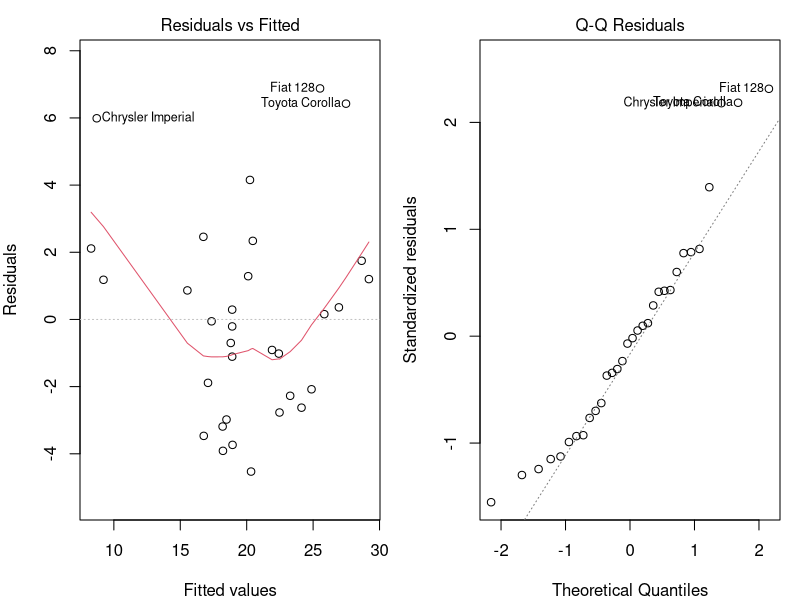
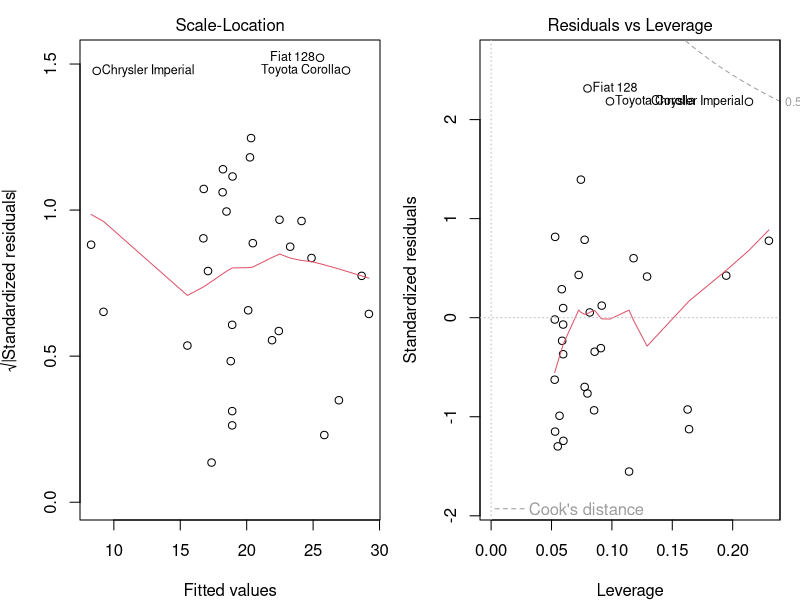
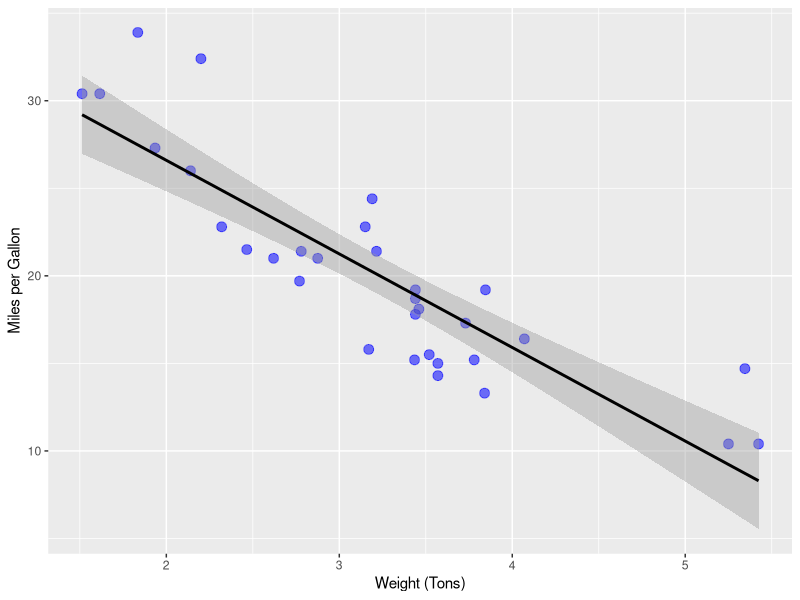

Write the R code that produced these figures, in order. (Note: this script raises an error after producing the figures.)
## ---- chunk 1
rm(list=ls());library(car);library(dplyr); data("mtcars");any(is.na(mtcars));data(mtcars)
## ---- chunk 2
data("mtcars");for(i in c(2,8:11))mtcars[,i] <- as.factor(mtcars[,i]);head(mtcars,3);#str(mtcars);summary(mtcars)
## ---- chunk 3
data("mtcars")
f2 <- lm(mpg ~ factor(am) + wt, data = mtcars);coef(summary(f2))
par(mfrow = c(1, 2), mar = c(4, 4, 2, 1))
plot(f2)
## ---- chunk 4
mvlmf <- lm(mpg ~ ., data = mtcars);coef(summary(mvlmf))
par(mfrow = c(2, 2), mar = c(4, 5, 2, 1))
coef(summary(mvlmf));vif(mvlmf)
## ---- chunk 5
par(mfrow = c(2, 2), mar = c(4, 5, 2, 1));mvlmfa <- lm(mpg ~ . -1, data = mtcars);coef(summary(mvlmfa));
## ---- chunk 6
mvlmfa <- lm(mpg ~ ., data = mtcars);coef(summary(mvlmfa));vif(mvlmfa);sqrt(vif(mvlmfa))
## ---- chunk 7
data("mtcars")
fit <- lm(mpg ~ factor(am), data = mtcars)
fm2 <- update(fit, mpg ~ cyl + disp)
fm3 <- update(fit, mpg ~ cyl + disp + hp + drat)
fm4 <- update(fit, mpg ~ cyl + disp + hp + drat + wt +  qsec)
fm5 <- update(fit, mpg ~ cyl + disp + hp + drat + wt +  qsec + vs +  am)
fm6 <- update(fit, mpg ~ cyl + disp + hp + drat + wt +  qsec + vs +  am +  gear + carb)
anova(fit, fm2, fm3, fm4, fm5, fm6)
## ---- chunk 8
data("mtcars"); library(car)
fbf1 <- lm(mpg ~ factor(am) + cyl + disp +  wt + qsec, data = mtcars)
vif(fbf1)
sqrt(vif(fbf1))
fbf2 <- lm(mpg ~ factor(am) + cyl + disp +  wt, data = mtcars)
vif(fbf2)
sqrt(vif(fbf2))
fbf3 <- lm(mpg ~ factor(am) + cyl +  wt, data = mtcars)
vif(fbf3)
sqrt(vif(fbf3))
fbf4 <- lm(mpg ~ factor(am) + disp +  wt, data = mtcars)
vif(fbf4)
sqrt(vif(fbf4))
anova(fbf1,fbf2,fbf3,fbf4)
## ---- chunk 9
data("mtcars")
fbf3 <- lm(mpg ~ factor(am) + cyl + disp + wt, data = mtcars)
library(ggplot2)
par(mfrow = c(1,1), mar = c(4,4,2,2)) # set margin
g <- ggplot(mtcars, aes(x = wt, y = mpg),)
g <- g + xlab("Weight (Tons)")
g <- g + ylab("Miles per Gallon")
g <- g + geom_point(size = 3.0, col = "blue", alpha = 0.55)
g <- g + geom_smooth(method = "lm", col = "black")
g
cor.test(mtcars$am, mtcars$cyl);cor.test(mtcars$am, mtcars$disp)
cor.test(mtcars$am, mtcars$wt);cor.test(mtcars$cyl, mtcars$disp)
cor.test(mtcars$cyl, mtcars$disp);cor.test(mtcars$cyl, mtcars$wt)
cor.test(mtcars$disp, mtcars$wt)
## ---- chunk 10
y <- mtcars$mpg
x <- mtcars$wt
n <- length(y)
fw <- lm(x ~ y, data = mtcars)
e <- resid(fw)# ;e;plot(e);sum(e)
plot(x,e,
     xlab = "Vehicle Weight in Tons",
     ylab = "Residuals (MPG)",
     bg = "lightblue",
     col = "black", cex = 2, pch = 21, frame = FALSE)
abline(h = 0, lwd = 2)
for(i in 1:n)
        lines(c(x[i], x[i]), c(e[i], 0), col = "red", lwd = 2)
## ---- chunk 11
dfbetaPlots(lm(mpg ~ factor(am) + wt, data = mtcars, family = binomial))
par(mfrow = c(1, 2), mar = c(4.0, 3.0, 3.0, 3.0))
## ---- chunk 12
fbf3 <- lm(mpg ~ am + wt, data = mtcars)
scf3 <- coef(summary(fbf3))
scf3
scf3[1,1] + c(-1, 1) * qt(.975, df = fbf3$df) * scf3[1, 2]
scf3[2,1] + c(-1, 1) * qt(.975, df = fbf3$df) * scf3[2, 2]##****
## ---- chunk 13
# fbf1 <- lm(mpg ~ factor(am) + cyl + disp + hp + drat + wt + qsec, data = mtcars)
## ---- chunk 14
pairs(mtcars[,c(1,2,6,9)], panel = panel.smooth, main = "MTCARS data set", col = 3)
## ---- chunk 15
data(mtcars)
par(mfrow = c(2,1), mar = c(4,4,2,1)) # set margin
mtcars$vs <- factor(mtcars$vs, labels = c("V-block", "S-block")); mtcars$am <- factor(mtcars$am, labels = c("Auto", "Manual")); mtcars$gear <- factor(mtcars$gear); mtcars$carb <- factor(mtcars$carb)
head(mtcars,3)
hist(mtcars$mpg[mtcars$am=="Auto"], breaks=10, xlab = "Miles-Per-gallon", ylab = "Count", main = "Automatic Transmission", col = "yellow", xlim = range(5:40))
abline(v=mean(mtcars$mpg[mtcars$am=="Auto"]), col="red", lwd = 4)
hist(mtcars$mpg[mtcars$am=="Manual"], breaks=10, xlab = "Miles-Per-gallon", ylab = "Count", main = "Manual Transmission", col="lightblue", xlim = range(5:40))
abline(v=mean(mtcars$mpg[mtcars$am=="Manual"]), col="blue", lwd = 4)
## ---- chunk 16
data("mtcars");par(mfrow = c(1,1), mar = c(4,4,2,2))
mtcars$vs <- factor(mtcars$vs, labels = c("V-block", "S-block")); mtcars$am <- factor(mtcars$am, labels = c("Auto", "Manual")); mtcars$gear <- factor(mtcars$gear); mtcars$carb <- factor(mtcars$carb)
head(mtcars,3)
boxplot(mpg ~ am, data = mtcars, col = (c("yellow","lightblue")), ylab = "Miles-Per-Gallon", xlab = "Transmission", main =  "Automatic vs Manual Transmission, Miles Per Gallon Ratings")
## ---- chunk 17
library(ggplot2)
fit <- lm(mpg ~ factor(am), data = mtcars)
par(mfrow = c(1,1), mar = c(4,4,2,2)) # set margin
g <- ggplot(mtcars, aes(x = am, y = mpg),)
g + xlab("Transmission Type")
g + ylab("Miles per Gallon")
g + geom_smooth(method = "lm", col = "black")
g + geom_point(size = 3, col = "blue", alpha = 0.35)
g
